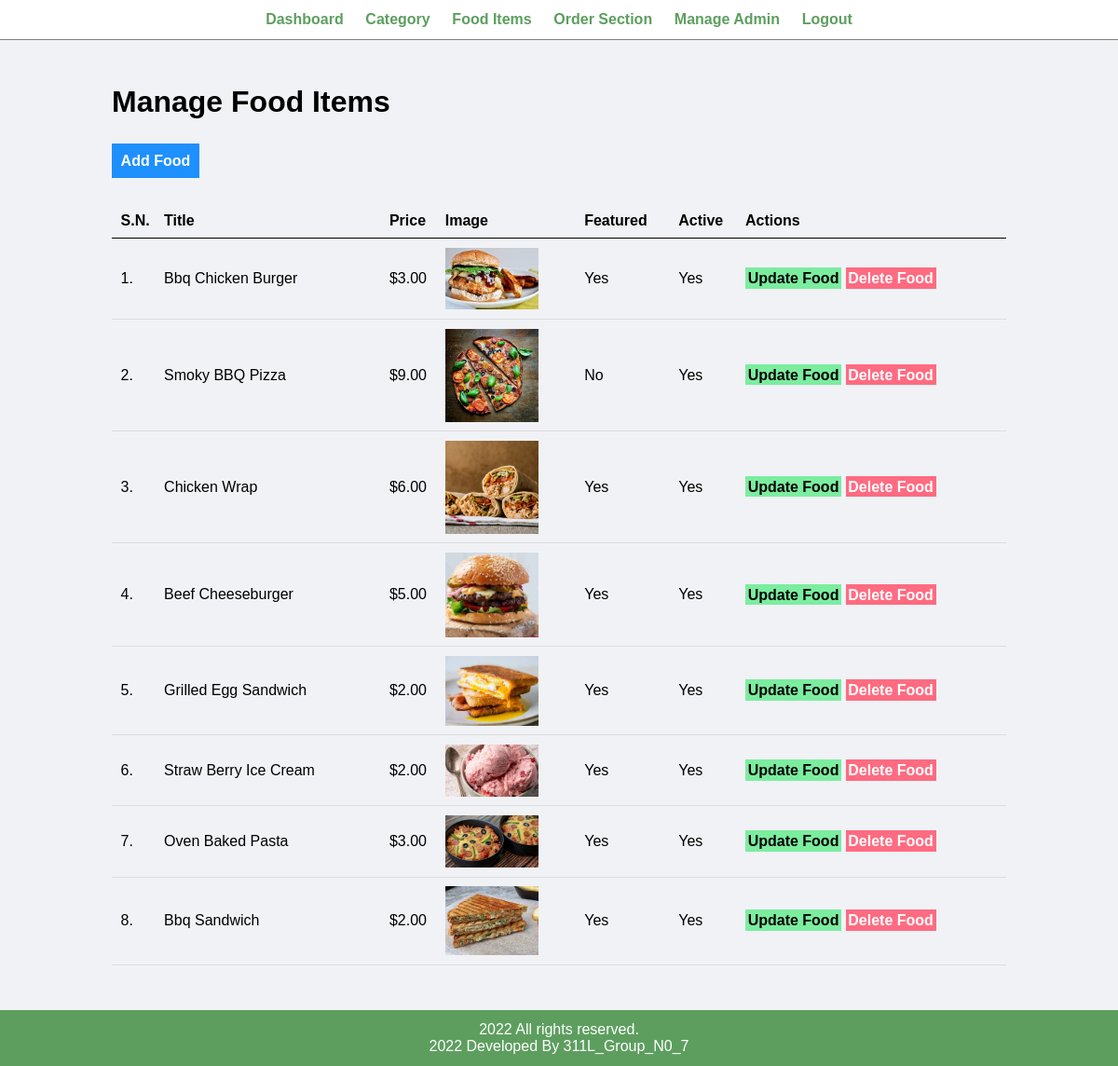
Screenshot of /admin/manage-food.php (signed in) with the database file from the repository.
### tables this page shows
CREATE TABLE `tbl_food` (
  `id` int(10) UNSIGNED NOT NULL,
  `title` varchar(100) NOT NULL,
  `description` text NOT NULL,
  `price` decimal(10,2) NOT NULL,
  `image_name` varchar(255) NOT NULL,
  `category_id` int(10) UNSIGNED NOT NULL,
  `featured` varchar(10) NOT NULL,
  `active` varchar(10) NOT NULL
);

### admin/manage-food.php (the view, shortened to what this page needs)
<?php include('partials/menu.php'); ?>
<div class="main-content">
    <div class="wrapper">
        <h1>Manage Food Items</h1>
        <br /><br />
                <a href="<?php echo SITEURL; ?>admin/add-food.php" class="btn-primary">Add Food</a>
                <br /><br /><br />
                <table class="tbl-full">
                    <tr>
                        <th>S.N.</th>
                        <th>Title</th>
                        <th>Price</th>
                        <th>Image</th>
                        <th>Featured</th>
                        <th>Active</th>
                        <th>Actions</th>
                    </tr>
                    <?php
                        $sql = "SELECT * FROM tbl_food";
                        $res = mysqli_query($conn, $sql);
                        $count = mysqli_num_rows($res);
                        $sn=1;
                        if($count>0)
                        {
                            while($row=mysqli_fetch_assoc($res))
                            {
                                $id = $row['id'];
                                $title = $row['title'];
                                $price = $row['price'];
                                $image_name = $row['image_name'];
                                $featured = $row['featured'];
                                $active = $row['active'];
                                ?>
                                <tr>
                                    <td><?php echo $sn++; ?>. </td>
                                    <td><?php echo $title; ?></td>
                                    <td>$<?php echo $price; ?></td>
                                    <td>
                                        <?php
                                            if($image_name=="")
                                            {
                                                echo "<div class='error'>Image not Added.</div>";
                                            }
                                            else
                                            {
                                                ?>
                                                <img src="<?php echo SITEURL; ?>images/food/<?php echo $image_name; ?>" width="100px">
                                                <?php
                                            }
                                        ?>
                                    </td>
                                    <td><?php echo $featured; ?></td>
                                    <td><?php echo $active; ?></td>
                                    <td>
                                        <a href="<?php echo SITEURL; ?>admin/update-food.php?id=<?php echo $id; ?>" class="btn-secondary">Update Food</a>
                                        <a href="<?php echo SITEURL; ?>admin/delete-food.php?id=<?php echo $id; ?>&image_name=<?php echo $image_name; ?>" class="btn-danger">Delete Food</a>
                                    </td>
                                </tr>
                                <?php
                            }
                        }
                        else
                        {
                            echo "<tr> <td colspan='7' class='error'> Food not Added Yet. </td> </tr>";
                        }
                    ?>
                </table>
    </div>
</div>
<?php include('partials/footer.php'); ?>

### css/admin.css (style rules this page uses)
* { margin: 0; padding: 0; font-family: Arial, Helvetica, sans-serif; }
.wrapper { padding: 1%; width: 80%; margin: 0 auto; }
.tbl-full { width: 100%; }
table { border-collapse: collapse; width: 100%; }
th, td { padding: 8px; text-align: left; border-bottom: 1px solid #ddd; }
table tr th { border-bottom: 1px solid black; padding: 1%; text-align: left; }
table tr td { padding: 1%; }
.btn-primary { background-color: #1e90ff; padding: 1%; color: white; text-decoration: none; font-weight: bold; }
.btn-secondary { background-color: #7bed9f; padding: 1%; color: black; text-decoration: none; font-weight: bold; }
.btn-danger { background-color: #ff6b81; padding: 1%; color: white; text-decoration: none; font-weight: bold; }
.main-content { background-color: #f1f2f6; padding: 3% 0; }

### rows the page displays
tbl_food: title "Bbq Chicken Burger", price "3.00", image_name (picture), featured "Yes", active "Yes"
tbl_food: title "Smoky BBQ Pizza", price "9.00", image_name (picture), featured "No", active "Yes"
tbl_food: title "Chicken Wrap", price "6.00", image_name (picture), featured "Yes", active "Yes"
tbl_food: title "Beef Cheeseburger", price "5.00", image_name (picture), featured "Yes", active "Yes"
tbl_food: title "Grilled Egg Sandwich", price "2.00", image_name (picture), featured "Yes", active "Yes"
tbl_food: title "Straw Berry Ice Cream", price "2.00", image_name (picture), featured "Yes", active "Yes"
tbl_food: title "Oven Baked Pasta", price "3.00", image_name (picture), featured "Yes", active "Yes"
tbl_food: title "Bbq Sandwich", price "2.00", image_name (picture), featured "Yes", active "Yes"
